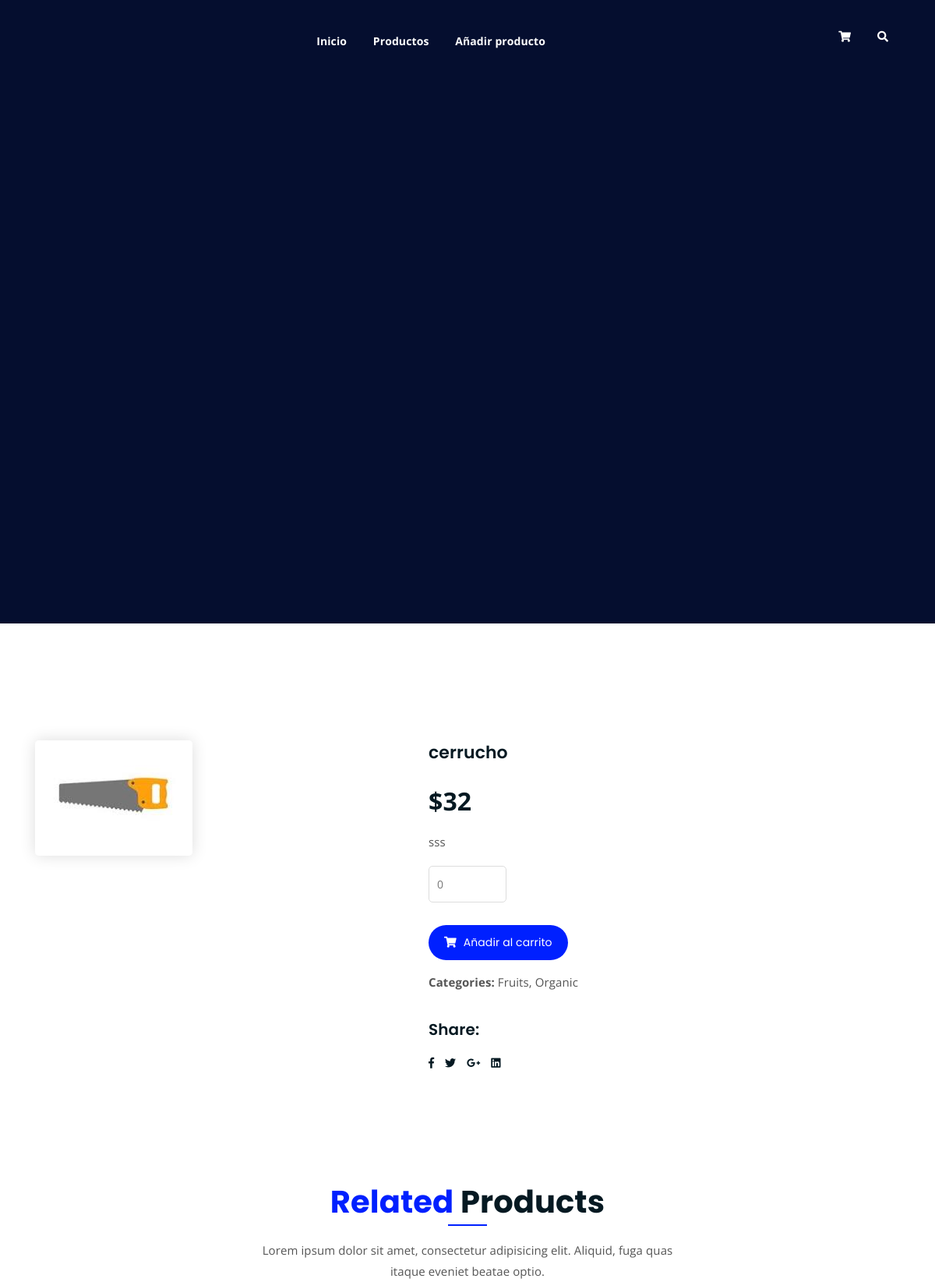
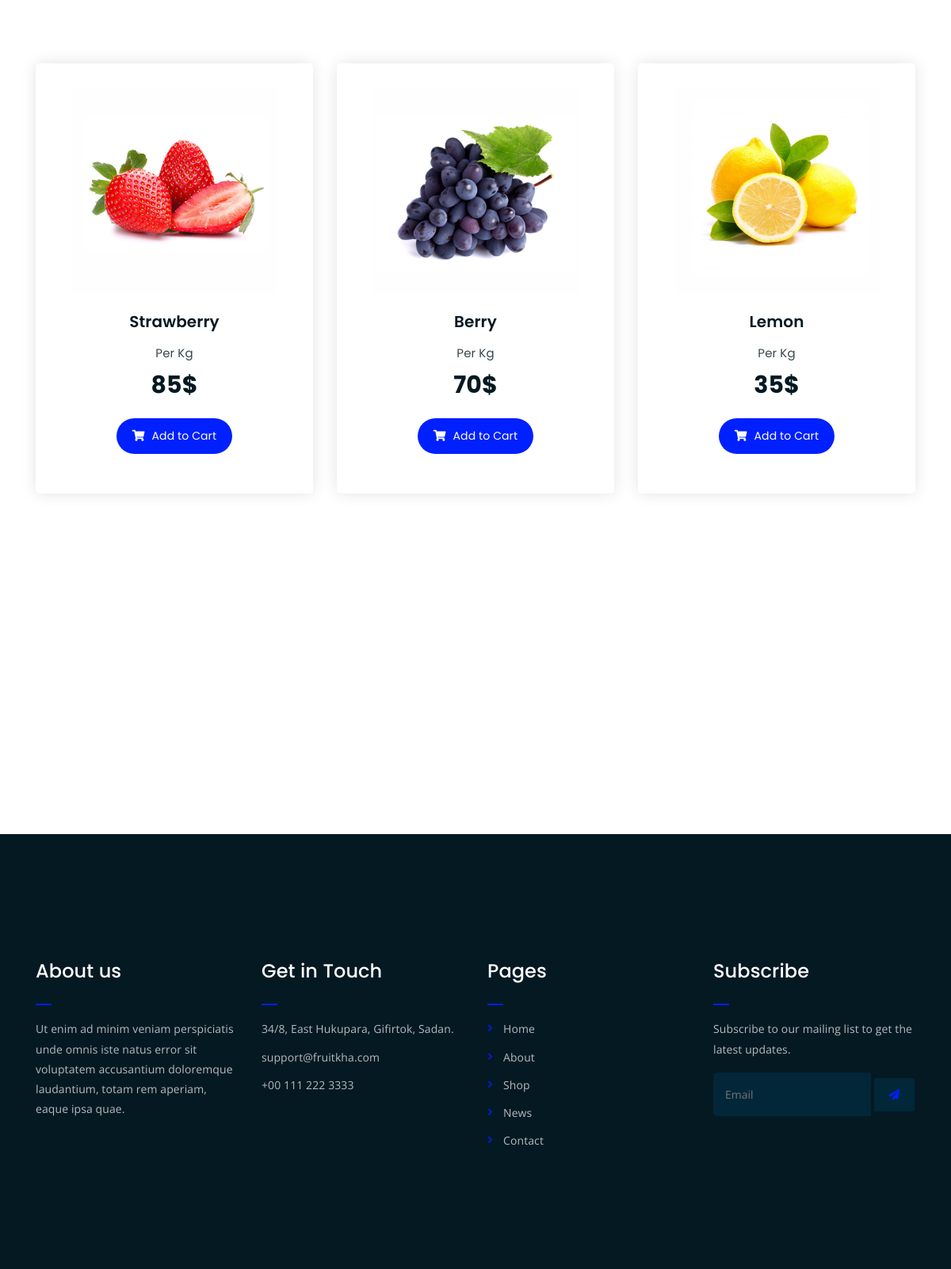
The page /descripcion/1/ on the database its author committed (2 pictures, top to bottom).
### core/models.py (models this page shows, shortened)
class Producto(models.Model):
    nombre = models.CharField(max_length=50)
    precio = models.IntegerField()
    stock = models.IntegerField()
    descripcion = models.CharField(max_length=250)
    tipo = models.ForeignKey(TipoProducto, on_delete=models.CASCADE)
    vencimiento = models.DateField(default=date.today)
    imagen = models.ImageField(null=True,blank=True)
    vigente = models.BooleanField()

### core/views.py (the view, shortened to what this page needs)
# urls.py: path('descripcion/<id>/', descripcion, name="descripcion"),
def descripcion(request,id):
    producto = Producto.objects.get(id=id)
    data = {'Productos': producto}
    return render(request, 'core/descripcion.html',data)

### core/templates/core/descripcion.html (shortened to what this page needs)
{% extends 'core/base.html' %}
{% load static %}
{% block contenido %}
<div class="single-product mt-150 mb-150">
    <div class="container">
        <div class="row">
            <div class="col-md-5">
                <div class="single-product-img">
                    <img src=" {{ Productos.imagen.url }}" alt="">
                </div>
            </div>
            <div class="col-md-7">
                <div class="single-product-content">
                    <h3>{{ Productos.nombre }}</h3>
                    <p class="single-product-pricing"> ${{ Productos.precio }}</p>
                    <p>{{ Productos.descripcion }}</p>
                    <div class="single-product-form">
                        <form action="index.html">
                            <input type="number" placeholder="0">
                        </form>
                        <a href="{% url 'carrito' %}" class="cart-btn"><i class="fas fa-shopping-cart"></i> Añadir al carrito</a>
                        <p><strong>Categories: </strong>Fruits, Organic</p>
                    </div>
                    <h4>Share:</h4>
                    <ul class="product-share">
                        <li><a href=""><i class="fab fa-facebook-f"></i></a></li>
                        <li><a href=""><i class="fab fa-twitter"></i></a></li>
                        <li><a href=""><i class="fab fa-google-plus-g"></i></a></li>
                        <li><a href=""><i class="fab fa-linkedin"></i></a></li>
                    </ul>
                </div>
            </div>
        </div>
    </div>
</div>
<div class="product-section mt-150 mb-150"  style="margin-bottom: 400px;">
    <div class="container">
        <div class="row">
            <div class="col-lg-8 offset-lg-2 text-center">
                <div class="section-title">
                    <h3><span class="orange-text">Related</span> Products</h3>
                    <p>Lorem ipsum dolor sit amet, consectetur adipisicing elit. Aliquid, fuga quas itaque eveniet beatae optio.</p>
                </div>
            </div>
        </div>
        <div class="row">
            <div class="col-lg-4 col-md-6 text-center">
                <div class="single-product-item">
                    <div class="product-image">
                        <a href="single-product.html"><img src="{% static 'core/img/products/product-img-1.jpg' %}" alt=""></a>
                    </div>
                    <h3>Strawberry</h3>
                    <p class="product-price"><span>Per Kg</span> 85$ </p>
                    <a href="cart.html" class="cart-btn"><i class="fas fa-shopping-cart"></i> Add to Cart</a>
                </div>
            </div>
            <div class="col-lg-4 col-md-6 text-center">
                <div class="single-product-item">
                    <div class="product-image">
                        <a href="single-product.html"><img src="{% static 'core/img/products/product-img-2.jpg' %}" alt=""></a>
                    </div>
                    <h3>Berry</h3>
                    <p class="product-price"><span>Per Kg</span> 70$ </p>
                    <a href="cart.html" class="cart-btn"><i class="fas fa-shopping-cart"></i> Add to Cart</a>
                </div>
            </div>
            <div class="col-lg-4 col-md-6 offset-lg-0 offset-md-3 text-center">
                <div class="single-product-item">
                    <div class="product-image">
                        <a href="single-product.html"><img src="{% static 'core/img/products/product-img-3.jpg' %}" alt=""></a>
                    </div>
                    <h3>Lemon</h3>
                    <p class="product-price"><span>Per Kg</span> 35$ </p>
                    <a href="cart.html" class="cart-btn"><i class="fas fa-shopping-cart"></i> Add to Cart</a>
                </div>
            </div>
        </div>
    </div>
</div>
{% endblock %}

### core/static/core/css/style.css (style rules this page uses)
.row { display: flex; justify-content: flex-start; }
.product-section { margin-bottom: 1500px; }

### core/static/core/css/main.css (style rules this page uses)
body img { max-width: 100%; }
a { cursor: pointer; text-decoration: none; -webkit-transition: all 0.2s ease-in-out; -o-transition: all 0.2s ease-in-out; transition: all 0.2s ease-in-out; }
h1, .h1, h2, .h2, h3, .h3, h4, .h4, h5, .h5, h6, .h6 { font-family: "Poppins", sans-serif; font-weight: 700; margin: 0 0 1.25rem 0; color: #051922; }
h3, .h3 { font-size: 2rem; font-weight: 700; line-height: 2.25rem; }
h4, .h4 { font-size: 1.5rem; font-weight: 700; line-height: 1.75rem; }
p { font-family: "Open Sans", sans-serif; font-weight: 400; font-size: 1rem; letter-spacing: 0.1px; line-height: 1.8; color: #051922; margin: 0 0 1.25rem 0; }
p:last-child { margin: 0; }
.mt-150 { margin-top: 150px; }
.mb-150 { margin-bottom: 150px; }
.orange-text { color: #0020FF ; }
a.boxed-btn, a.bordered-btn, a.cart-btn { border-radius: 50px; }
.section-title h3 { font-size: 40px; position: relative; padding-bottom: 15px; }
.section-title h3:after { position: absolute; content: ''; left: 0px; right: 0px; bottom: 0px; width: 50px; height: 2px; background-color: #0020FF; margin: 0 auto; }
.section-title p { font-size: 15px; width: 530px; margin: 0 auto; color: #555; margin-top: 10px; line-height: 1.8; }
.section-title { margin-bottom: 80px; }
.product-image img { -webkit-transition: 0.3s; -o-transition: 0.3s; transition: 0.3s; }
a.cart-btn { -webkit-transition: 0.3s; -o-transition: 0.3s; transition: 0.3s; }
ul.product-share li a { -webkit-transition: 0.3s; -o-transition: 0.3s; transition: 0.3s; }
.single-product-item { -webkit-transition: 0.3s; -o-transition: 0.3s; transition: 0.3s; }
.single-product-item { margin-bottom: 30px; }
.product-image { padding: 30px; padding-bottom: 0; }
.product-image img { width: 90%; border-radius: 5px; margin-bottom: 20px; }
.single-product-item h3 { font-size: 20px; font-weight: 600; margin-bottom: 10px; }
p.product-price { font-family: 'Poppins', sans-serif; font-size: 30px; font-weight: 700; margin-bottom: 15px; }
p.product-price span { display: block; opacity: 0.8; font-size: 15px; font-weight: 400; }
a.cart-btn { font-family: 'Poppins', sans-serif; display: inline-block; background-color: #0020FF; color: #fff; padding: 10px 20px; }
a.cart-btn i { margin-right: 5px; }
.single-product-img img { border-radius: 5px; -webkit-box-shadow: 0 0 20px #ddd; box-shadow: 0 0 20px #ddd; }
.single-product-content h3 { font-size: 22px; font-weight: 600; }
.single-product-content p { font-size: 15px; color: #555; line-height: 1.8; }
.single-product-content p.single-product-pricing { font-size: 32px; font-weight: 700; margin-bottom: 10px; color: #051922; line-height: inherit; }
input[type="number"] { border: 1px solid #ddd; border-radius: 5px; padding: 10px; width: 100px; margin-bottom: 15px; }
.single-product-form a.cart-btn { margin-bottom: 15px; }
.single-product-content h4 { font-size: 20px; font-weight: 600; margin-top: 35px; }
ul.product-share { margin: 0; padding: 0; list-style: none; }
ul.product-share li { display: inline-block; }
ul.product-share li a { display: block; color: #051922; margin-right: 10px; }
.single-product-content { margin-left: 30px; }
.single-product-item { -webkit-box-shadow: 0 0 20px #e4e4e4; box-shadow: 0 0 20px #e4e4e4; padding-bottom: 50px; border-radius: 5px; }

### rows shown on the page
Producto: imagen (picture), nombre "cerrucho", precio "32", descripcion "sss"
